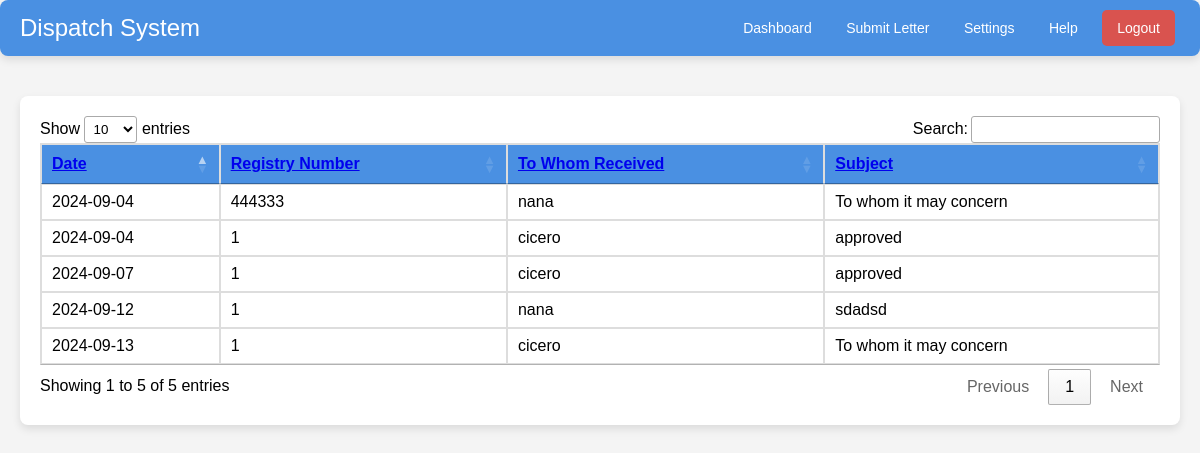
Screenshot of /user_dashboard.php (signed in) with the database file from the repository.
### tables this page shows
CREATE TABLE `letters` (
  `id` int(11) NOT NULL,
  `date_of_dispatched` date NOT NULL,
  `registry_number` varchar(255) NOT NULL,
  `to_whom_received` varchar(255) NOT NULL,
  `date_of_letter` date NOT NULL,
  `number_of_letter` varchar(255) NOT NULL,
  `subject` text NOT NULL,
  `remarks` text NOT NULL,
  `department_email` varchar(255) NOT NULL
);

### user_dashboard.php (the view, shortened to what this page needs)
<?php
$host = 'localhost';
$db = 'dispatch';
$user = 'root';
$pass = '';
$dsn = "mysql:host=$host;dbname=$db;charset=utf8mb4";
$options = [PDO::ATTR_ERRMODE => PDO::ERRMODE_EXCEPTION];
try {
    $pdo = new PDO($dsn, $user, $pass, $options);
} catch (PDOException $e) {
    die("Connection failed: " . $e->getMessage());
}
$search = '';
$sortColumn = 'date_of_dispatched';
$sortOrder = 'ASC';
$sql = "SELECT * FROM letters WHERE
        date_of_dispatched LIKE :search OR
        registry_number LIKE :search OR
        to_whom_received LIKE :search OR
        subject LIKE :search
        ORDER BY $sortColumn $sortOrder";
$stmt = $pdo->prepare($sql);
$stmt->execute(['search' => "%$search%"]);
?>
<!DOCTYPE html>
<html lang="en">
<head>
    <link rel="stylesheet" href="https://cdn.datatables.net/1.13.1/css/jquery.dataTables.min.css">
</head>
<body>
    <div class="navbar">
        <h1>Dispatch System</h1>
        <div>
            <a href="./user_dashboard.php">Dashboard</a>
            <a href="submit_letter.php">Submit Letter</a>
            <a href="settings.php">Settings</a>
            <a href="help.php">Help</a>
            <button class="logout-button" onclick="window.location.href='logout.php';">Logout</button>
        </div>
    </div>
    <div class="content">
        <div class="container">
            <table id="lettersTable">
                <thead>
                    <tr>
                        <th><a href="?sort_column=date_of_dispatched&sort_order=<?php echo ($sortColumn === 'date_of_dispatched' && $sortOrder === 'ASC') ? 'DESC' : 'ASC'; ?>">Date</a></th>
                        <th><a href="?sort_column=registry_number&sort_order=<?php echo ($sortColumn === 'registry_number' && $sortOrder === 'ASC') ? 'DESC' : 'ASC'; ?>">Registry Number</a></th>
                        <th><a href="?sort_column=to_whom_received&sort_order=<?php echo ($sortColumn === 'to_whom_received' && $sortOrder === 'ASC') ? 'DESC' : 'ASC'; ?>">To Whom Received</a></th>
                        <th><a href="?sort_column=subject&sort_order=<?php echo ($sortColumn === 'subject' && $sortOrder === 'ASC') ? 'DESC' : 'ASC'; ?>">Subject</a></th>
                    </tr>
                </thead>
                <tbody>
                    <?php while ($row = $stmt->fetch(PDO::FETCH_ASSOC)): ?>
                        <tr>
                            <td><?php echo htmlspecialchars($row['date_of_dispatched']); ?></td>
                            <td><?php echo htmlspecialchars($row['registry_number']); ?></td>
                            <td><?php echo htmlspecialchars($row['to_whom_received']); ?></td>
                            <td><?php echo htmlspecialchars($row['subject']); ?></td>
                        </tr>
                    <?php endwhile; ?>
                </tbody>
            </table>
        </div>
    </div>
</body>
</html>

### user_dashboard.php (style rules this page uses)
body { font-family: 'Poppins', sans-serif; margin: 0; padding: 0; background: #f4f4f4; }
.navbar { background-color: #4a90e2; color: #fff; padding: 10px 20px; display: flex; justify-content: space-between; align-items: center; border-radius: 8px; margin-bottom: 20px; box-shadow: 0 4px 8px rgba(0, 0, 0, 0.1); }
.navbar h1 { margin: 0; font-size: 24px; font-weight: 500; }
.navbar a, .navbar button { color: #fff; text-decoration: none; padding: 10px; margin: 0 5px; border-radius: 5px; transition: background-color 0.3s; font-size: 14px; }
.navbar .logout-button { background-color: #d9534f; border: none; cursor: pointer; padding: 10px 15px; }
.content { padding: 20px; }
.container { max-width: 1200px; margin: 0 auto; background: #fff; padding: 20px; border-radius: 8px; box-shadow: 0 4px 8px rgba(0, 0, 0, 0.1); }
table { width: 100%; border-collapse: collapse; margin: 20px 0; }
table, th, td { border: 1px solid #ddd; }
th, td { padding: 12px; text-align: left; }
th { background-color: #4a90e2; color: #fff; }

### rows the page displays
letters: date_of_dispatched "2024-09-04", registry_number "444333", to_whom_received "nana", subject "To whom it may concern"
letters: date_of_dispatched "2024-09-04", registry_number "1", to_whom_received "cicero", subject "approved"
letters: date_of_dispatched "2024-09-07", registry_number "1", to_whom_received "cicero", subject "approved"
letters: date_of_dispatched "2024-09-12", registry_number "1", to_whom_received "nana", subject "sdadsd"
letters: date_of_dispatched "2024-09-13", registry_number "1", to_whom_received "cicero", subject "To whom it may concern"
